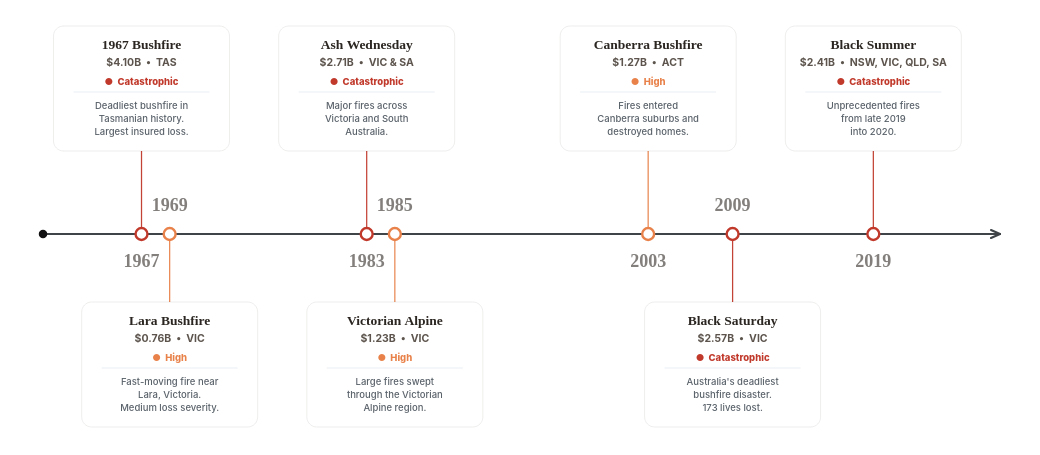

Vega-Lite specification for this chart:
### Vega specification from a JSON file in a GitHub repository (floating-point values rounded to 4 significant figures)
{"$schema": "https://vega.github.io/schema/vega/v6.json", "description": "Selected historical timeline of major Australian bushfire events and normalised insured losses with severity tags and card boxes.", "width": 1040, "height": 455, "padding": {"top": 6, "bottom": 18, "left": 38, "right": 38}, "autosize": {"type": "fit", "contains": "padding", "resize": true}, "background": "#ffffff", "signals": [{"name": "hoveredYear", "value": null, "on": [{"events": "@event_hit:mouseover", "update": "datum.year"}, {"events": "@event_point_hit:mouseover", "update": "datum.year"}, {"events": "@event_hit:mouseout", "update": "null"}, {"events": "@event_point_hit:mouseout", "update": "null"}]}], "data": [{"name": "events", "values": [{"year": 1967, "name": "1967 Bushfire", "state": "TAS", "lossLabel": "$4.10B", "description": "Deadliest bushfire in\nTasmanian history.\nLargest insured loss.", "tooltipDescription": "Deadliest bushfire in Tasmanian history. Largest normalised insured loss.", "side": "top", "severity": "Catastrophic", "severityColor": "#c0392b", "color": "#c0392b"}, {"year": 1969, "name": "Lara Bushfire", "state": "VIC", "lossLabel": "$0.76B", "description": "Fast-moving fire near\nLara, Victoria.\nMedium loss severity.", "tooltipDescription": "Fast-moving fire near Lara, Victoria. Medium loss severity.", "side": "bottom", "severity": "High", "severityColor": "#e8824a", "color": "#e8824a"}, {"year": 1983, "name": "Ash Wednesday", "state": "VIC & SA", "lossLabel": "$2.71B", "description": "Major fires across\nVictoria and South\nAustralia.", "tooltipDescription": "Major fires across Victoria and South Australia.", "side": "top", "severity": "Catastrophic", "severityColor": "#c0392b", "color": "#c0392b"}, {"year": 1985, "name": "Victorian Alpine", "state": "VIC", "lossLabel": "$1.23B", "description": "Large fires swept\nthrough the Victorian\nAlpine region.", "tooltipDescription": "Large fires swept through the Victorian Alpine region.", "side": "bottom", "severity": "High", "severityColor": "#e8824a", "color": "#e8824a"}, {"year": 2003, "name": "Canberra Bushfire", "state": "ACT", "lossLabel": "$1.27B", "description": "Fires entered\nCanberra suburbs and\ndestroyed homes.", "tooltipDescription": "Fires entered Canberra suburbs and destroyed homes.", "side": "top", "severity": "High", "severityColor": "#e8824a", "color": "#e8824a"}, {"year": 2009, "name": "Black Saturday", "state": "VIC", "lossLabel": "$2.57B", "description": "Australia's deadliest\nbushfire disaster.\n173 lives lost.", "tooltipDescription": "Australia's deadliest bushfire disaster. 173 lives lost.", "side": "bottom", "severity": "Catastrophic", "severityColor": "#c0392b", "color": "#c0392b"}, {"year": 2019, "name": "Black Summer", "state": "NSW, VIC, QLD, SA", "lossLabel": "$2.41B", "description": "Unprecedented fires\nfrom late 2019\ninto 2020.", "tooltipDescription": "Unprecedented fires from late 2019 into 2020.", "side": "top", "severity": "Catastrophic", "severityColor": "#c0392b", "color": "#c0392b"}]}], "scales": [{"name": "x", "type": "linear", "domain": [1960, 2028], "range": "width", "zero": false, "nice": false}], "marks": [{"type": "rule", "encode": {"enter": {"x": {"value": 0}, "x2": {"signal": "width"}, "y": {"value": 228}, "stroke": {"value": "#3f4448"}, "strokeWidth": {"value": 2.2}, "strokeCap": {"value": "round"}}}}, {"type": "symbol", "encode": {"enter": {"x": {"value": 0}, "y": {"value": 228}, "shape": {"value": "circle"}, "size": {"value": 72}, "fill": {"value": "#111111"}}}}, {"type": "rule", "encode": {"enter": {"x": {"signal": "width"}, "x2": {"signal": "width - 9"}, "y": {"value": 228}, "y2": {"value": 224}, "stroke": {"value": "#3f4448"}, "strokeWidth": {"value": 2.1}, "strokeCap": {"value": "round"}}}}, {"type": "rule", "encode": {"enter": {"x": {"signal": "width"}, "x2": {"signal": "width - 9"}, "y": {"value": 228}, "y2": {"value": 232}, "stroke": {"value": "#3f4448"}, "strokeWidth": {"value": 2.1}, "strokeCap": {"value": "round"}}}}, {"type": "rule", "from": {"data": "events"}, "encode": {"enter": {"x": {"scale": "x", "field": "year"}, "y": {"value": 228}, "y2": {"signal": "datum.side === 'top' ? 145 : 296"}, "strokeWidth": {"value": 1.25}, "strokeCap": {"value": "round"}}, "update": {"stroke": {"field": "color"}, "opacity": {"signal": "hoveredYear === null || hoveredYear === datum.year ? 0.95 : 0.24"}}}}, {"type": "symbol", "from": {"data": "events"}, "encode": {"enter": {"x": {"scale": "x", "field": "year"}, "y": {"value": 228}, "shape": {"value": "circle"}, "fill": {"value": "#ffffff"}, "strokeWidth": {"value": 2.4}}, "update": {"size": {"signal": "hoveredYear === datum.year ? 190 : 142"}, "stroke": {"field": "color"}, "opacity": {"signal": "hoveredYear === null || hoveredYear === datum.year ? 1 : 0.36"}}}}, {"name": "card_box", "type": "rect", "from": {"data": "events"}, "encode": {"enter": {"x": {"scale": "x", "field": "year", "offset": -88}, "y": {"signal": "datum.side === 'top' ? 20 : 296"}, "width": {"value": 176}, "height": {"value": 125}, "cornerRadius": {"value": 10}, "fill": {"value": "#ffffff"}, "shadowColor": {"value": "rgba(43, 38, 33, 0.04)"}, "shadowBlur": {"value": 8}, "shadowOffsetX": {"value": 0}, "shadowOffsetY": {"value": 2}}, "update": {"stroke": {"signal": "hoveredYear === datum.year ? datum.severityColor : 'rgba(43, 38, 33, 0.08)'"}, "strokeWidth": {"signal": "hoveredYear === datum.year ? 1.75 : 1"}, "opacity": {"signal": "hoveredYear === null || hoveredYear === datum.year ? 1 : 0.36"}}}}, {"type": "text", "from": {"data": "events"}, "encode": {"enter": {"x": {"scale": "x", "field": "year"}, "y": {"signal": "datum.side === 'top' ? 256 : 200"}, "text": {"signal": "datum.year + ''"}, "align": {"value": "center"}, "baseline": {"value": "middle"}, "font": {"value": "Outfit"}, "fontSize": {"value": 18}, "fontWeight": {"value": 800}}, "update": {"fill": {"signal": "hoveredYear === datum.year ? datum.color : 'rgba(43, 38, 33, 0.62)'"}, "opacity": {"signal": "hoveredYear === datum.year ? 1.0 : 0.95"}}}}, {"type": "text", "from": {"data": "events"}, "encode": {"enter": {"x": {"scale": "x", "field": "year"}, "y": {"signal": "datum.side === 'top' ? 32 : 308"}, "text": {"field": "name"}, "align": {"value": "center"}, "baseline": {"value": "top"}, "font": {"value": "Outfit"}, "fontSize": {"value": 13.5}, "fontWeight": {"value": 800}, "fill": {"value": "#2b2621"}, "limit": {"value": 166}}, "update": {"opacity": {"signal": "hoveredYear === null || hoveredYear === datum.year ? 1 : 0.36"}}}}, {"type": "text", "from": {"data": "events"}, "encode": {"enter": {"x": {"scale": "x", "field": "year"}, "y": {"signal": "datum.side === 'top' ? 52 : 328"}, "text": {"signal": "datum.lossLabel + '  •  ' + datum.state"}, "align": {"value": "center"}, "baseline": {"value": "top"}, "font": {"value": "Inter"}, "fontSize": {"value": 10.5}, "fontWeight": {"value": 700}, "limit": {"value": 166}}, "update": {"fill": {"value": "#5c544d"}, "opacity": {"signal": "hoveredYear === null || hoveredYear === datum.year ? 1 : 0.36"}}}}, {"type": "text", "from": {"data": "events"}, "encode": {"enter": {"x": {"scale": "x", "field": "year"}, "y": {"signal": "datum.side === 'top' ? 71 : 347"}, "text": {"signal": "'●  ' + datum.severity"}, "align": {"value": "center"}, "baseline": {"value": "top"}, "font": {"value": "Inter"}, "fontSize": {"value": 9.5}, "fontWeight": {"value": 800}, "limit": {"value": 166}}, "update": {"fill": {"field": "severityColor"}, "opacity": {"signal": "hoveredYear === null || hoveredYear === datum.year ? 1 : 0.36"}}}}, {"type": "rule", "from": {"data": "events"}, "encode": {"enter": {"x": {"scale": "x", "field": "year", "offset": -68}, "x2": {"scale": "x", "field": "year", "offset": 68}, "y": {"signal": "datum.side === 'top' ? 86 : 362"}, "stroke": {"value": "#e2e8f0"}, "strokeWidth": {"value": 0.75}}, "update": {"opacity": {"signal": "hoveredYear === null || hoveredYear === datum.year ? 1 : 0.36"}}}}, {"type": "text", "from": {"data": "events"}, "encode": {"enter": {"x": {"scale": "x", "field": "year"}, "y": {"signal": "datum.side === 'top' ? 95 : 371"}, "text": {"field": "description"}, "align": {"value": "center"}, "baseline": {"value": "top"}, "font": {"value": "Inter"}, "fontSize": {"value": 9.5}, "fontWeight": {"value": 500}, "fill": {"value": "#5a626a"}, "lineBreak": {"value": "\n"}, "lineHeight": {"value": 13}, "limit": {"value": 166}}, "update": {"opacity": {"signal": "hoveredYear === null || hoveredYear === datum.year ? 1 : 0.36"}}}}, {"name": "event_hit", "type": "rect", "from": {"data": "events"}, "encode": {"enter": {"x": {"scale": "x", "field": "year", "offset": -88}, "y": {"signal": "datum.side === 'top' ? 20 : 296"}, "width": {"value": 176}, "height": {"value": 125}, "fill": {"value": "#ffffff"}, "fillOpacity": {"value": 0.001}, "cursor": {"value": "pointer"}, "tooltip": {"signal": "{'Event': datum.name, 'Year': datum.year, 'Normalised insured loss': datum.lossLabel, 'State': datum.state, 'Severity': datum.severity, 'Description': datum.tooltipDescription}"}}}}, {"name": "event_point_hit", "type": "symbol", "from": {"data": "events"}, "encode": {"enter": {"x": {"scale": "x", "field": "year"}, "y": {"value": 228}, "shape": {"value": "circle"}, "size": {"value": 760}, "fill": {"value": "#ffffff"}, "fillOpacity": {"value": 0.001}, "strokeOpacity": {"value": 0}, "cursor": {"value": "pointer"}, "tooltip": {"signal": "{'Event': datum.name, 'Year': datum.year, 'Normalised insured loss': datum.lossLabel, 'State': datum.state, 'Severity': datum.severity, 'Description': datum.tooltipDescription}"}}}}]}
